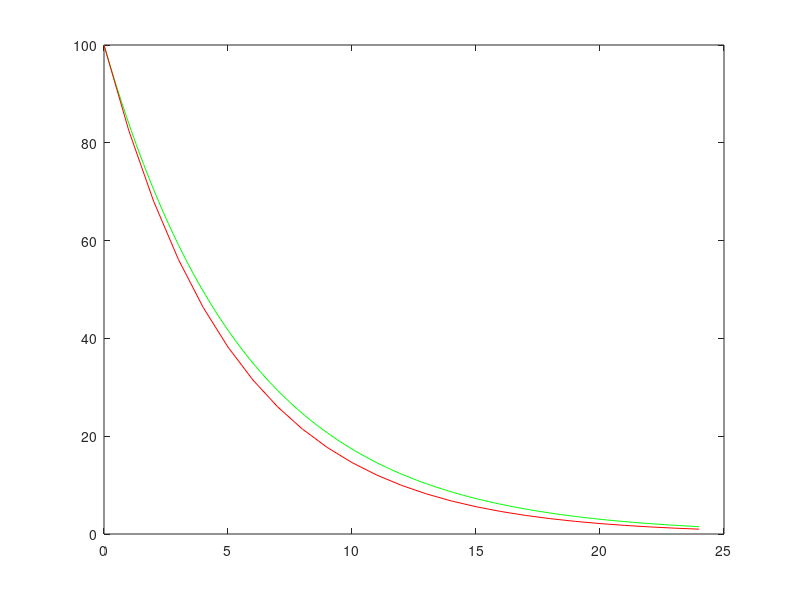
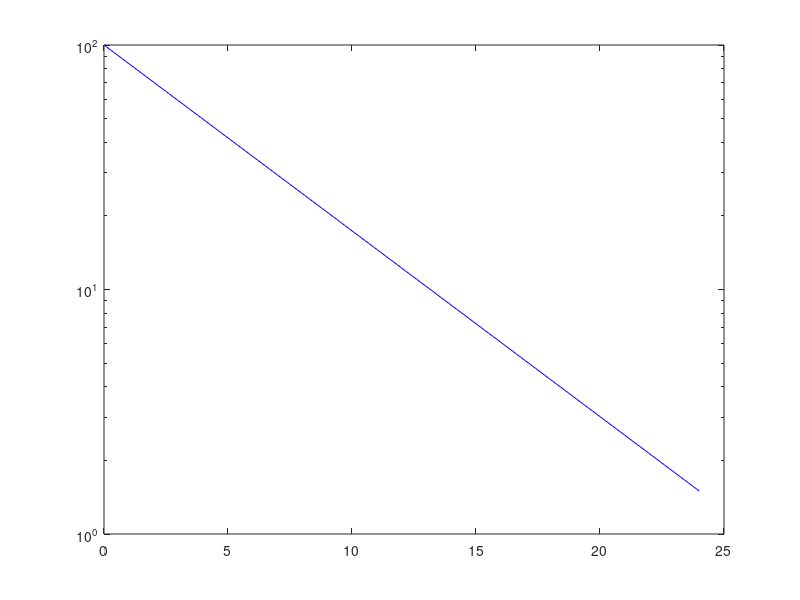

Reproduce these figures in MATLAB, in order.
t0 = 0;
c0 = 100;
k = 0.175;

dt = 1;
n = 24;

%--------------

f = @(t) c0*exp(-k*t);
t = 0:0.1:n;
c = f(t);

figure(1);
plot(t, c, 'g');

%--------------

t = zeros(1, (n/dt)+1);
c = zeros(1, (n/dt)+1);
t(1) = t0;
c(1) = c0;

for i=1:1:(n/dt)
    t(i+1) = t(i)+dt;
    c_p = -k*c(i);
    c(i+1) = c(i) + c_p*dt;

    %disp([t(i) c(i)])
end

hold on;
plot(t, c, 'r');

%--------------
t = 0:0.1:n;
c = f(t);

figure(2);
semilogy(t,c, 'b');

